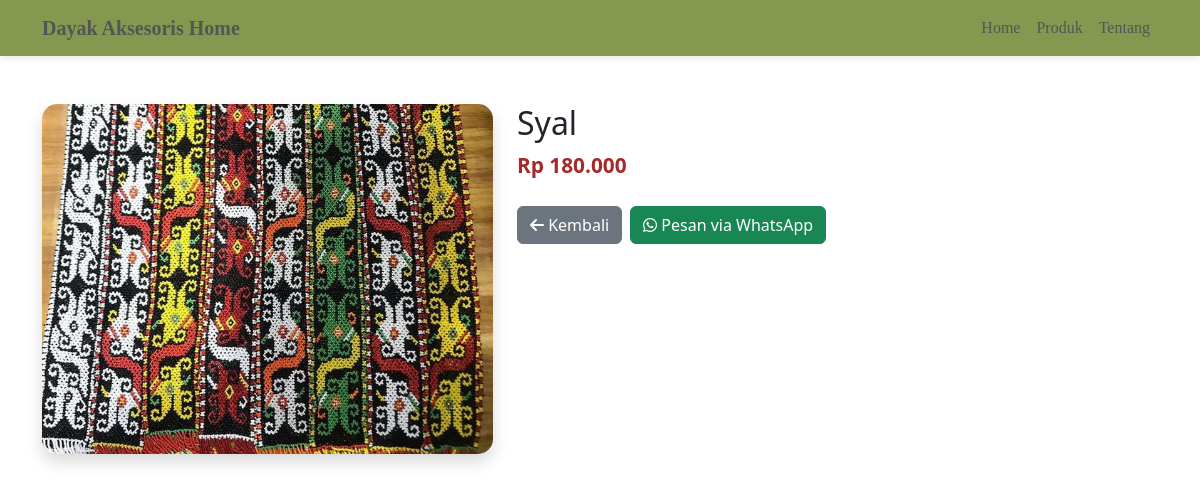
The app's page /produk-detail.php?p=20 with its own data.
### tables this page shows
CREATE TABLE `produk` (
  `id` int(11) NOT NULL,
  `kategori_id` int(11) NOT NULL,
  `nama` varchar(255) NOT NULL,
  `harga` double NOT NULL,
  `foto` varchar(255) DEFAULT NULL,
  `detail` text DEFAULT NULL,
  `ketersediaan_stok` enum('habis','tersedia') DEFAULT 'tersedia'
);

### produk-detail.php (the view, shortened to what this page needs)
<?php
require "koneksi.php";
$idProduk = isset($_GET['p']) ? $_GET['p'] : 0;
$query = mysqli_query($mysqli, "SELECT * FROM produk WHERE id='$idProduk'");
$produk = mysqli_fetch_assoc($query);
?>
<!DOCTYPE html>
<html lang="en">
<head>
<link rel="stylesheet" href="bootstrap/bootstrap-5.0.2-dist/css/bootstrap.min.css">
<link rel="stylesheet" href="fontawesome/css/all.min.css">
<link rel="stylesheet" href="css/style.css">
</head>
<body>
<?php require "navbar.php"; ?>
<div class="container mt-5 mb-5">
    <div class="row">
        <div class="col-md-5 mb-4">
            <img src="image/<?= $produk['foto'] ?>" class="detail-img shadow" alt="<?= $produk['nama'] ?>">
        </div>
        <div class="col-md-7">
            <h2><?= $produk['nama'] ?></h2>
            <p class="price-label">Rp <?= number_format($produk['harga'],0,',','.') ?></p>
            <div class="mt-4 d-flex gap-2">
                <a href="produk.php" class="btn btn-secondary">
                    <i class="fas fa-arrow-left"></i> Kembali
                </a>
                <a href="https://wa.me/6285752443191?text=Halo, saya ingin pesan produk <?= urlencode($produk['nama']) ?>"
                   class="btn btn-success" target="_blank">
                    <i class="fab fa-whatsapp"></i> Pesan via WhatsApp
                </a>
            </div>
        </div>
    </div>
</div>
</body>
</html>

### style.css (style rules this page uses)
body { font-family: "Times New Roman", Times, serif; margin: 0; padding: 0; }

### produk-detail.php (style rules this page uses)
.detail-img { width: 100%; height: 350px; object-fit: cover; border-radius: 15px; }
.price-label { font-size: 1.3rem; font-weight: bold; color: brown; }

### records on screen
produk: foto (picture), nama "Syal", harga "180.000"
